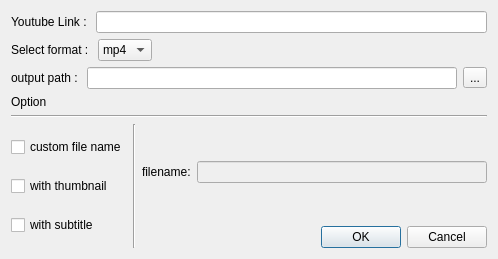
<?xml version="1.0" encoding="UTF-8"?>
<ui version="4.0">
 <class>Form</class>
 <widget class="QWidget" name="Form">
  <property name="geometry">
   <rect>
    <x>0</x>
    <y>0</y>
    <width>498</width>
    <height>259</height>
   </rect>
  </property>
  <property name="sizePolicy">
   <sizepolicy hsizetype="Fixed" vsizetype="Fixed">
    <horstretch>0</horstretch>
    <verstretch>0</verstretch>
   </sizepolicy>
  </property>
  <property name="windowTitle">
   <string>Form</string>
  </property>
  <layout class="QGridLayout" name="gridLayout">
   <item row="1" column="0" colspan="3">
    <layout class="QHBoxLayout" name="lo_format">
     <item>
      <widget class="QLabel" name="lb_format">
       <property name="sizePolicy">
        <sizepolicy hsizetype="Minimum" vsizetype="Preferred">
         <horstretch>0</horstretch>
         <verstretch>0</verstretch>
        </sizepolicy>
       </property>
       <property name="text">
        <string>Select format : </string>
       </property>
      </widget>
     </item>
     <item>
      <widget class="QComboBox" name="cb_format">
       <property name="sizePolicy">
        <sizepolicy hsizetype="Expanding" vsizetype="Fixed">
         <horstretch>0</horstretch>
         <verstretch>0</verstretch>
        </sizepolicy>
       </property>
       <item>
        <property name="text">
         <string>mp4</string>
        </property>
       </item>
       <item>
        <property name="text">
         <string>mp3</string>
        </property>
       </item>
      </widget>
     </item>
    </layout>
   </item>
   <item row="5" column="1" rowspan="4">
    <widget class="Line" name="line_2">
     <property name="orientation">
      <enum>Qt::Vertical</enum>
     </property>
    </widget>
   </item>
   <item row="2" column="0" colspan="4">
    <layout class="QHBoxLayout" name="lo_path">
     <item>
      <widget class="QLabel" name="lb_path">
       <property name="text">
        <string>output path : </string>
       </property>
      </widget>
     </item>
     <item>
      <widget class="QLineEdit" name="le_path"/>
     </item>
     <item>
      <widget class="QToolButton" name="btn_pathfinder">
       <property name="text">
        <string>...</string>
       </property>
      </widget>
     </item>
    </layout>
   </item>
   <item row="0" column="0" colspan="4">
    <layout class="QHBoxLayout" name="lo_link">
     <item>
      <widget class="QLabel" name="lb_link">
       <property name="sizePolicy">
        <sizepolicy hsizetype="Preferred" vsizetype="Preferred">
         <horstretch>0</horstretch>
         <verstretch>0</verstretch>
        </sizepolicy>
       </property>
       <property name="text">
        <string>Youtube Link : </string>
       </property>
      </widget>
     </item>
     <item>
      <widget class="QLineEdit" name="le_link"/>
     </item>
    </layout>
   </item>
   <item row="4" column="0" colspan="4">
    <widget class="Line" name="line">
     <property name="orientation">
      <enum>Qt::Horizontal</enum>
     </property>
    </widget>
   </item>
   <item row="8" column="3">
    <widget class="QDialogButtonBox" name="btn_exit">
     <property name="standardButtons">
      <set>QDialogButtonBox::Cancel|QDialogButtonBox::Ok</set>
     </property>
    </widget>
   </item>
   <item row="5" column="0" rowspan="4">
    <layout class="QVBoxLayout" name="lo_checkbox">
     <item>
      <widget class="QCheckBox" name="cb_custom_file_name">
       <property name="text">
        <string>custom file name</string>
       </property>
       <property name="tristate">
        <bool>false</bool>
       </property>
      </widget>
     </item>
     <item>
      <widget class="QCheckBox" name="cb_thumbnail">
       <property name="text">
        <string>with thumbnail</string>
       </property>
      </widget>
     </item>
     <item>
      <widget class="QCheckBox" name="cb_subtitle">
       <property name="text">
        <string>with subtitle</string>
       </property>
      </widget>
     </item>
    </layout>
   </item>
   <item row="3" column="0">
    <widget class="QLabel" name="lb_option">
     <property name="text">
      <string>Option</string>
     </property>
    </widget>
   </item>
   <item row="6" column="2" colspan="2">
    <layout class="QHBoxLayout" name="lo_filename">
     <item>
      <widget class="QLabel" name="lb_filename">
       <property name="text">
        <string>filename:</string>
       </property>
      </widget>
     </item>
     <item>
      <widget class="QLineEdit" name="le_filename">
       <property name="enabled">
        <bool>false</bool>
       </property>
      </widget>
     </item>
    </layout>
   </item>
   <item row="7" column="3">
    <spacer name="verticalSpacer">
     <property name="orientation">
      <enum>Qt::Vertical</enum>
     </property>
     <property name="sizeHint" stdset="0">
      <size>
       <width>20</width>
       <height>40</height>
      </size>
     </property>
    </spacer>
   </item>
   <item row="5" column="3">
    <spacer name="verticalSpacer_2">
     <property name="orientation">
      <enum>Qt::Vertical</enum>
     </property>
     <property name="sizeHint" stdset="0">
      <size>
       <width>20</width>
       <height>40</height>
      </size>
     </property>
    </spacer>
   </item>
  </layout>
 </widget>
 <resources/>
 <connections/>
</ui>
